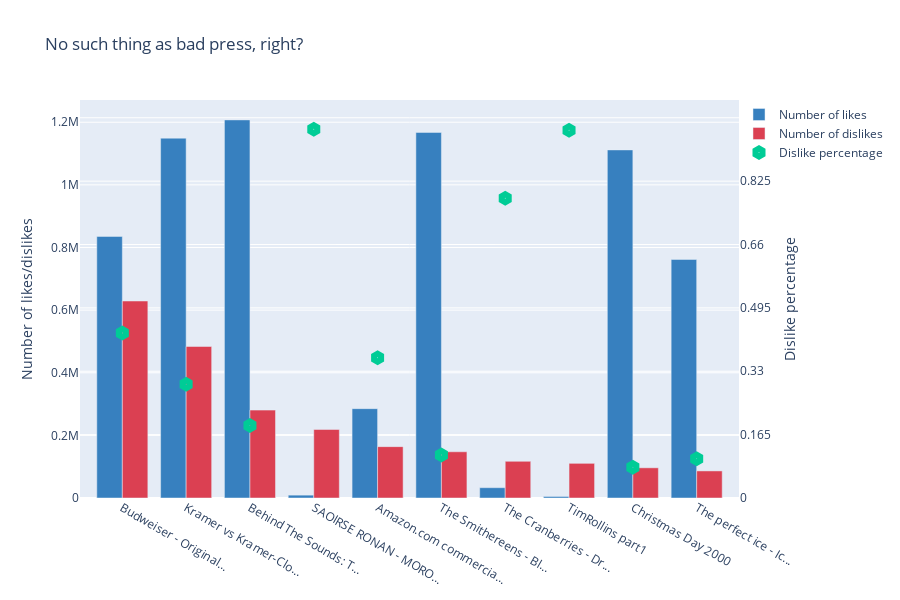

Write notebook code for a chart like this one.
### Markdown cell above
<H3> Likes vs Dislikes

### Code cell
max_title_length = 20
number_of_late_bloomers = 10

most_disliked = df_first.sort_values(["dislikes"], ascending=False).head(number_of_late_bloomers)
most_disliked_title = [(x if len(x) <= max_title_length else x[:max_title_length] + "...") for x in late_bloomers.title.values]
most_disliked_l_number = most_disliked.likes.values
most_disliked_dl_number = most_disliked.dislikes.values
most_disliked_dl_percentage = most_disliked.dislike_percentage.values

trace1 = go.Bar(
    x = most_disliked_title,
    y = most_disliked_l_number,
    name='Number of likes',
    marker=dict(
        color='rgba(55, 128, 191, 1)',
    )
)
trace2 = go.Bar(
    x = most_disliked_title,
    y = most_disliked_dl_number,
    name='Number of dislikes',
    marker=dict(
        color='rgba(219, 64, 82, 1)',
    )
)

trace3 = go.Scatter(
    x = most_disliked_title,
    y = most_disliked_dl_percentage,
    name='Dislike percentage',
    mode = 'markers',
    marker=dict(
        symbol="hexagon-dot",
        size=15
    ),
    yaxis='y2'
)

data = [trace1, trace2, trace3]
layout = go.Layout(
    barmode='group',
    title = 'No such thing as bad press, right?',
    height=600,
    yaxis = dict(
        title= 'Number of likes/dislikes',
        anchor = 'x',
        rangemode='tozero'
    ),   
    yaxis2=dict(
        title='Dislike percentage',
        overlaying='y',
        side='right',
        anchor = 'x',
        rangemode = 'tozero',
        dtick = 0.165
    ),
    legend=dict(x=1, y=1)
)

fig = go.Figure(data=data, layout=layout)
py.iplot(fig)

### Figure 1 — Plotly figure (JSON) as saved in the notebook; plotly's stock layout.template omitted (floating-point values rounded to 4 significant figures)
{"data": [{"marker": {"color": "rgba(55, 128, 191, 1)"}, "name": "Number of likes", "type": "bar", "x": ["Budweiser - Original...", "Kramer vs Kramer-Clo...", "Behind The Sounds: T...", "SAOIRSE RONAN - MORO...", "Amazon.com commercia...", "The Smithereens - Bl...", "The Cranberries - Dr...", "TimRollins part1", "Christmas Day 2000", "The perfect ice - Ic...", "Blade Vs Deacon Fros...", "The Royal Tenenbaums...", "LL sound in Welsh", "washing dishes by ha...", "Imperial-class Star ...", "Martin Luther King -...", "二贵摔跤 - tienghoa.net", "Live in the now!", "U.S. v. Whistleblowe...", "Nick Andopolis: Drum..."], "y": [835378, 1149185, 1207457, 9100, 285349, 1167488, 32892, 4870, 1111592, 761852]}, {"marker": {"color": "rgba(219, 64, 82, 1)"}, "name": "Number of dislikes", "type": "bar", "x": ["Budweiser - Original...", "Kramer vs Kramer-Clo...", "Behind The Sounds: T...", "SAOIRSE RONAN - MORO...", "Amazon.com commercia...", "The Smithereens - Bl...", "The Cranberries - Dr...", "TimRollins part1", "Christmas Day 2000", "The perfect ice - Ic...", "Blade Vs Deacon Fros...", "The Royal Tenenbaums...", "LL sound in Welsh", "washing dishes by ha...", "Imperial-class Star ...", "Martin Luther King -...", "二贵摔跤 - tienghoa.net", "Live in the now!", "U.S. v. Whistleblowe...", "Nick Andopolis: Drum..."], "y": [629120, 483924, 280675, 218841, 164004, 147643, 117128, 110707, 96407, 86475]}, {"marker": {"size": 15, "symbol": "hexagon-dot"}, "mode": "markers", "name": "Dislike percentage", "type": "scatter", "x": ["Budweiser - Original...", "Kramer vs Kramer-Clo...", "Behind The Sounds: T...", "SAOIRSE RONAN - MORO...", "Amazon.com commercia...", "The Smithereens - Bl...", "The Cranberries - Dr...", "TimRollins part1", "Christmas Day 2000", "The perfect ice - Ic...", "Blade Vs Deacon Fros...", "The Royal Tenenbaums...", "LL sound in Welsh", "washing dishes by ha...", "Imperial-class Star ...", "Martin Luther King -...", "二贵摔跤 - tienghoa.net", "Live in the now!", "U.S. v. Whistleblowe...", "Nick Andopolis: Drum..."], "y": [0.4296, 0.2963, 0.1886, 0.9601, 0.365, 0.1123, 0.7807, 0.9579, 0.07981, 0.1019], "yaxis": "y2"}], "layout": {"barmode": "group", "height": 600, "legend": {"x": 1, "y": 1}, "title": {"text": "No such thing as bad press, right?"}, "yaxis": {"anchor": "x", "rangemode": "tozero", "title": {"text": "Number of likes/dislikes"}}, "yaxis2": {"anchor": "x", "dtick": 0.165, "overlaying": "y", "rangemode": "tozero", "side": "right", "title": {"text": "Dislike percentage"}}}}
